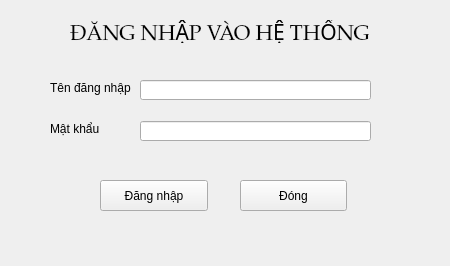
<?xml version="1.0" encoding="UTF-8"?>
<ui version="4.0">
 <class>loginWindow</class>
 <widget class="QWidget" name="loginWindow">
  <property name="geometry">
   <rect>
    <x>0</x>
    <y>0</y>
    <width>450</width>
    <height>266</height>
   </rect>
  </property>
  <property name="windowTitle">
   <string>Đăng nhập</string>
  </property>
  <property name="windowIcon">
   <iconset>
    <normaloff>icon/donga.jpg</normaloff>icon/donga.jpg</iconset>
  </property>
  <widget class="QLabel" name="label_3">
   <property name="geometry">
    <rect>
     <x>70</x>
     <y>20</y>
     <width>321</width>
     <height>23</height>
    </rect>
   </property>
   <property name="font">
    <font>
     <family>Palatino Linotype</family>
     <pointsize>16</pointsize>
    </font>
   </property>
   <property name="text">
    <string>ĐĂNG NHẬP VÀO HỆ THỐNG</string>
   </property>
  </widget>
  <widget class="QLineEdit" name="taiKhoan_lineEdit">
   <property name="geometry">
    <rect>
     <x>140</x>
     <y>80</y>
     <width>231</width>
     <height>20</height>
    </rect>
   </property>
  </widget>
  <widget class="QLabel" name="label_2">
   <property name="geometry">
    <rect>
     <x>50</x>
     <y>121</y>
     <width>81</width>
     <height>16</height>
    </rect>
   </property>
   <property name="text">
    <string>Mật khẩu</string>
   </property>
  </widget>
  <widget class="QLineEdit" name="matKhau_lineEdit">
   <property name="geometry">
    <rect>
     <x>140</x>
     <y>121</y>
     <width>231</width>
     <height>20</height>
    </rect>
   </property>
   <property name="echoMode">
    <enum>QLineEdit::Password</enum>
   </property>
  </widget>
  <widget class="QLabel" name="label">
   <property name="geometry">
    <rect>
     <x>50</x>
     <y>80</y>
     <width>81</width>
     <height>16</height>
    </rect>
   </property>
   <property name="text">
    <string>Tên đăng nhập</string>
   </property>
  </widget>
  <widget class="QPushButton" name="dong_pushButton">
   <property name="geometry">
    <rect>
     <x>240</x>
     <y>180</y>
     <width>107</width>
     <height>31</height>
    </rect>
   </property>
   <property name="text">
    <string>Đóng</string>
   </property>
  </widget>
  <widget class="QPushButton" name="dangNhap_pushButton">
   <property name="geometry">
    <rect>
     <x>100</x>
     <y>180</y>
     <width>108</width>
     <height>31</height>
    </rect>
   </property>
   <property name="text">
    <string>Đăng nhập</string>
   </property>
  </widget>
 </widget>
 <resources/>
 <connections/>
</ui>
